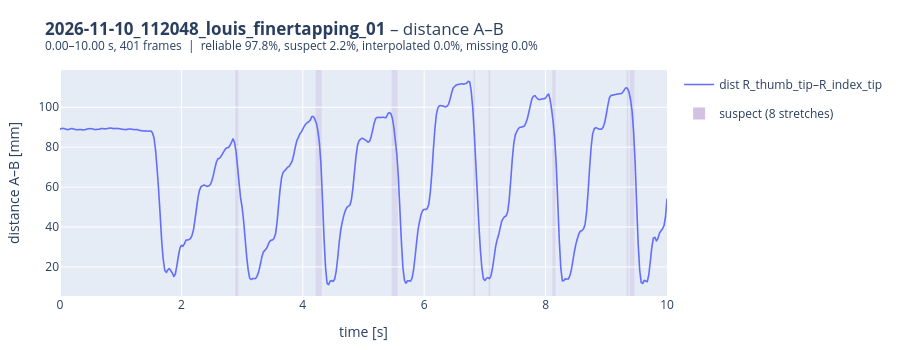

Source (notebook cell):
### Code cell
# example: right thumb–index distance in the first 10 s of a recording, with quality
tr = load_trial(rec0)
timeseries_figure(tr, [], 'distance A–B', A='R_thumb_tip', B='R_index_tip', t_range=(0, 10), height=350).show()
stats_table(tr, ['R_wrist', 'R_thumb_tip', 'R_index_tip', 'L_wrist', 'L_thumb_tip', 'L_index_tip'])

### Figure 1 — Plotly figure (JSON) as saved in the notebook; plotly's stock layout.template omitted (floating-point values rounded to 4 significant figures; data arrays with more than 128 entries replaced by an {"elided": "..."} marker saying what was removed)
{"data": [{"customdata": {"elided": "401x3 mixed values"}, "hovertemplate": "<b>dist R_thumb_tip–R_index_tip</b><br>t = %{x:.3f} s (frame %{customdata[0]})<br>%{y:.2f} mm<br>%{customdata[1]} %{customdata[2]}<extra></extra>", "legendgroup": "dist R_thumb_tip–R_index_tip", "line": {"color": "#636EFA", "width": 1.6}, "mode": "lines", "name": "dist R_thumb_tip–R_index_tip", "showlegend": true, "type": "scattergl", "x": {"elided": "401 float values"}, "xaxis": "x", "y": {"elided": "401 float values"}, "yaxis": "y"}, {"marker": {"color": "#9467bd", "opacity": 0.4, "size": 12, "symbol": "square"}, "mode": "markers", "name": "suspect (8 stretches)", "type": "scatter", "x": [null], "y": [null]}], "layout": {"height": 350, "hovermode": "closest", "margin": {"b": 40, "l": 60, "r": 20, "t": 70}, "shapes": [{"fillcolor": "#9467bd", "layer": "below", "line": {"width": 0}, "opacity": 0.15, "type": "rect", "x0": 2.887, "x1": 2.938, "xref": "x", "y0": 0, "y1": 1, "yref": "y domain"}, {"fillcolor": "#9467bd", "layer": "below", "line": {"width": 0}, "opacity": 0.15, "type": "rect", "x0": 4.212, "x1": 4.312, "xref": "x", "y0": 0, "y1": 1, "yref": "y domain"}, {"fillcolor": "#9467bd", "layer": "below", "line": {"width": 0}, "opacity": 0.15, "type": "rect", "x0": 5.462, "x1": 5.562, "xref": "x", "y0": 0, "y1": 1, "yref": "y domain"}, {"fillcolor": "#9467bd", "layer": "below", "line": {"width": 0}, "opacity": 0.15, "type": "rect", "x0": 6.812, "x1": 6.838, "xref": "x", "y0": 0, "y1": 1, "yref": "y domain"}, {"fillcolor": "#9467bd", "layer": "below", "line": {"width": 0}, "opacity": 0.15, "type": "rect", "x0": 7.062, "x1": 7.088, "xref": "x", "y0": 0, "y1": 1, "yref": "y domain"}, {"fillcolor": "#9467bd", "layer": "below", "line": {"width": 0}, "opacity": 0.15, "type": "rect", "x0": 8.113, "x1": 8.162, "xref": "x", "y0": 0, "y1": 1, "yref": "y domain"}, {"fillcolor": "#9467bd", "layer": "below", "line": {"width": 0}, "opacity": 0.15, "type": "rect", "x0": 9.338, "x1": 9.362, "xref": "x", "y0": 0, "y1": 1, "yref": "y domain"}, {"fillcolor": "#9467bd", "layer": "below", "line": {"width": 0}, "opacity": 0.15, "type": "rect", "x0": 9.388, "x1": 9.462, "xref": "x", "y0": 0, "y1": 1, "yref": "y domain"}], "title": {"text": "<b>2026-11-10_112048_louis_finertapping_01</b> – distance A–B<br><sup>0.00–10.00 s, 401 frames  |  reliable 97.8%, suspect 2.2%, interpolated 0.0%, missing 0.0%</sup>"}, "xaxis": {"anchor": "y", "domain": [0, 1], "title": {"text": "time [s]"}}, "yaxis": {"anchor": "x", "domain": [0, 1], "title": {"text": "distance A–B [mm]"}}}}
